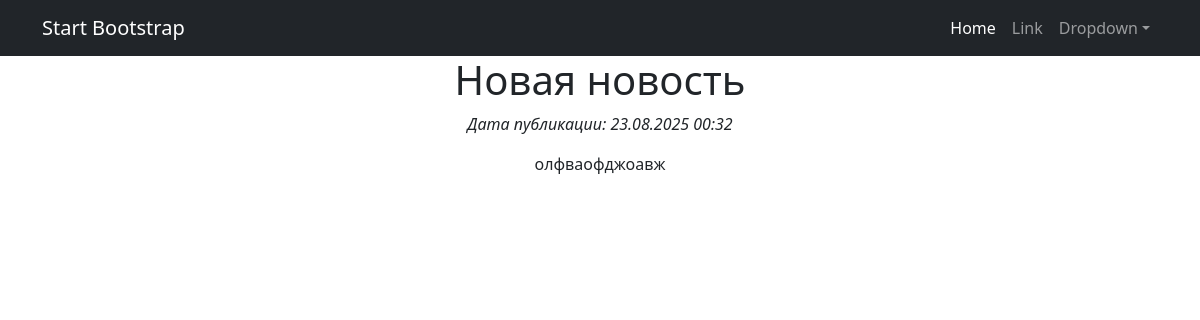
Screenshot of /news/10/ with the database file from the repository.
### news/models.py (models this page shows, shortened)
class Post(models.Model):
    ARTICLE = 'AR'
    NEWS = 'NW'
    POST_TYPES = [
        (ARTICLE, 'Статья'),
        (NEWS, 'Новость')
    ]
    author = models.ForeignKey('Author', on_delete=models.CASCADE)
    post_type = models.CharField(max_length=2, choices=POST_TYPES, default=ARTICLE)
    time_create = models.DateTimeField(auto_now_add=True)
    categories = models.ManyToManyField('Category', through='PostCategory')
    title = models.CharField(max_length=255)
    text = models.TextField()
    rating = models.IntegerField(default=0)

### news/views.py (the view)
# urls.py: path('<int:pk>/', PostDetailView.as_view(), name='post_detail'),
class PostDetailView(DetailView):
    model = Post
    template_name = 'post.html'
    context_object_name = 'post'

### news/templatetags/my_filters.py (called while the page is built)
@register.filter(name='censor')
def censor(value):
    if not isinstance(value, str):
        raise ValueError()
    def replace_bad_word(word):
        for bad_word in BAD_WORDS:
            if word.lower().startswith(bad_word.lower()):
                stars = '*' * (len(word) - 1)
                return word[0] + stars
        return word
    words = value.split()
    censored_words = [replace_bad_word(w) for w in words]
    return ' '.join(censored_words)

### templates/post.html (shortened to what this page needs)
{% extends 'flatpages/default.html' %}
{% load my_filters %}
{% block content %}
    <h1>{{ post.title|censor }}</h1>
    <p><em>Дата публикации: {{ post.time_create|date:"d.m.Y H:i" }}</em></p>
    <div>
        {{ post.text|censor|linebreaks }}
    </div>
{% endblock content %}

### rows the page displays
Post: title|censor "Новая новость", time_create "23.08.2025 00:32", text|censor "олфваофджоавж"
